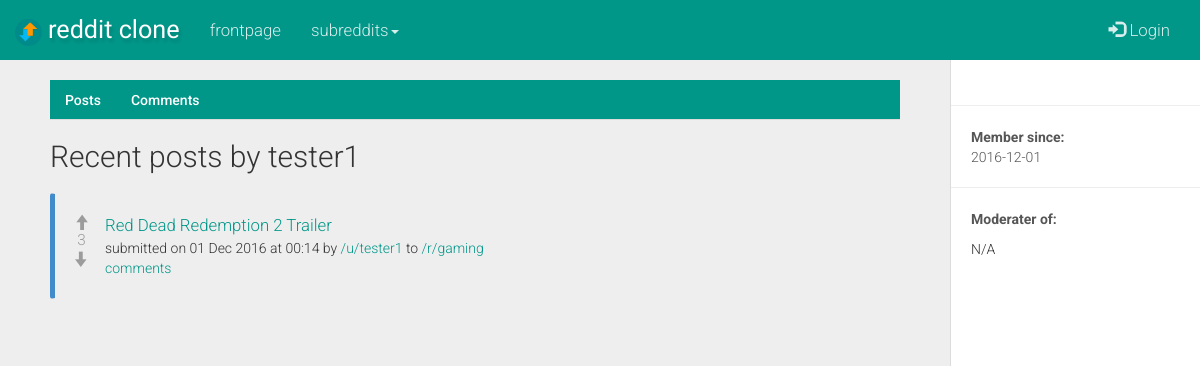
The app's page /u/tester1 with its own data.
### tables this page shows
CREATE TABLE users (
  user_id TEXT UNIQUE,
  username TEXT UNIQUE,
  password TEXT,
  created_on TEXT
);

CREATE TABLE posts (
  post_id TEXT UNIQUE,
  related_subreddit_id TEXT,
  related_subreddit_name TEXT,
  related_user_id TEXT,
  post_type TEXT,
  post_title TEXT,
  url_friendly_title TEXT,
  post_link TEXT,
  post_textarea TEXT,
  post_timestamp TEXT,
  post_votes TEXT,
  upvoted_by_user TEXT,
  downvoted_by_user TEXT
);

### app.py (the view)
@app.route('/user/<string:user>')
@app.route('/u/<string:user>')
def user(user):
  if 'username' in session:
    username = session['username']
  else:
    username = 'null'
  if user:
    con = sqlite3.connect(db_location)
    con.row_factory = sqlite3.Row
    cursor = con.cursor()
    cursor.execute("SELECT user_id, username, created_on FROM users WHERE username=?",(user, ))
    user_exists = cursor.fetchall()
    cursor.execute("SELECT * FROM posts WHERE related_user_id=? ORDER BY post_timestamp desc",(user, ))
    user_posts = cursor.fetchall()
    cursor.execute("SELECT * FROM posts")
    posts = cursor.fetchall()
    cursor.execute("SELECT * FROM comments WHERE related_user_id=? ORDER BY comment_timestamp desc",(user, ))
    user_comments = cursor.fetchall()
    cursor.execute("SELECT * from subreddits WHERE created_by_user=?",(user, ))
    mod_subs = cursor.fetchall()
    cursor.execute("SELECT post_id FROM posts WHERE upvoted_by_user LIKE ? ORDER BY post_timestamp desc",('%'+username+'%',))
    upvoted_by_user = cursor.fetchall()
    cursor.execute("SELECT post_id FROM posts WHERE downvoted_by_user LIKE ? ORDER BY post_timestamp desc",('%'+username+'%',))
    downvoted_by_user = cursor.fetchall()
    cursor.execute("SELECT post_id FROM posts WHERE upvoted_by_user LIKE ? ORDER BY cast(post_votes as REAL) desc",('%'+username+'%',))
    top_upvoted_by_user = cursor.fetchall()
    cursor.execute("SELECT post_id FROM posts WHERE downvoted_by_user LIKE ? ORDER BY cast(post_votes as REAL) desc",('%'+username+'%',))
    top_downvoted_by_user = cursor.fetchall()
    if user_exists:
      if user_posts:
        if user_posts and mod_subs:
          return render_template('user.html', user = user_exists, user_posts = user_posts, mod_subs = mod_subs, user_comments = user_comments, posts = posts, upvoted_by_user = upvoted_by_user, downvoted_by_user = downvoted_by_user)
        else:
          return render_template('user.html', user = user_exists, user_posts = user_posts, user_comments = user_comments, posts = posts, upvoted_by_user = upvoted_by_user, downvoted_by_user = downvoted_by_user)
      else:
        return render_template('user.html', user = user_exists)
    else:
      return render_template('user.html', error = user)

### app.py (called while the page is built)
@app.teardown_appcontext
def close_db_connection(exception):
  db = getattr(g, 'db', None)
  if db is not None:
    db.close()

### templates/user.html (shortened to what this page needs)
{% extends "base.html" %}
{% block body %}
  {% if user %}
    {% for user in user %}
      <div id="wrapper">
        <div id="sidebar-wrapper">
            <ul class="sidebar-nav"><br>
                <li class="sidebar-brand">
                    <strong>{{ user.username }}</strong>
                </li>
                <hr>
                <li><p class="sidebar-item"><strong>Member since:</strong> <br>{{ user.created_on[:10] }}</p></li>
                <hr>
                <li><p class="sidebar_item"><strong>Moderater of:</strong> </p></li>
                {% if mod_subs %}
                  {% for sub in mod_subs %}
                    <li><a href="{{ url_for('subreddit', subreddit=sub.subreddit_name) }}">/r/{{ sub.subreddit_name }}</a></li>
                  {% endfor %}
                {% else %}
                  <li>N/A</li>
                {% endif %}
            </ul>
        </div>
        <div id="page-content-wrapper">
            <div class="container-fluid">
                <div class="row">
                    <div class="col-lg-12">
                      <ul class="nav nav-tabs">
                        <li class="active" id="posts-tab"><a href="#posts" id="show-posts"> Posts</a></li>
                        <li id="comments-tab"><a href="#comments" id="show-comments"> Comments</a></li>
                      </ul>
                      <div class="tab-content">
                      <div id="posts" class="tab-pane fade in active">
                        <h2>Recent posts by {{ user.username }}</h2>
                        {% if user_posts %}
                        {% set upvote_count = 0 %}
                        {% set downvote_count = 0 %}
                          {% for post in user_posts %}
                           <div class="bs-callout bs-callout-primary">
                            <div class="post-votes noselect">
                              {% if session['username'] %}
                                <input type="hidden" class="upvoted-by-user" value="{{ session['username'] }}">
                                  {% if post.post_id in upvoted_by_user[upvote_count] %}
                                      <span class="glyphicon glyphicon-arrow-up prev-upvoted" id="prev-upvoted"> </span><br>
                                      {% set upvote_count = upvote_count + 1 %}
                                  {% else %}
                                      <span class="glyphicon glyphicon-arrow-up upvote" id="upvote"> </span><br>
                                  {% endif %}
                              {% else %}
                                <span class="glyphicon glyphicon-arrow-up upvote-disabled" data-toggle="modal" data-target="#vote-login"> </span><br>
                              {% endif %}
                              <span class="votes-number">{{ post.post_votes }}</span><br>
                              {% if session['username'] %}
                                <input type="hidden" class="downvoted-by-user" value="{{ session['username'] }}">
                                  {% if post.post_id in downvoted_by_user[downvote_count] %}
                                    <span class="glyphicon glyphicon-arrow-down prev-downvoted" id="prev-downvoted"> </span><br>
                                     {% set downvote_count = downvote_count + 1 %}
                                  {% else %}
                                    <span class="glyphicon glyphicon-arrow-down downvote" id="downvote"> </span><br>
                                  {% endif %}
                              {% else %}
                                <span class="glyphicon glyphicon-arrow-down downvote-disabled" data-toggle="modal" data-target="#vote-login"> </span><br>
                              {% endif %}
                            </div>
                          {% if post.post_type == 'link' %}
                            <a href="{{ ''.join([' ',post.post_link]) }}" class="sub-list-link" target="_blank">{{ post.post_title }} </a><br>
                          {% else %}
                            <a href="{{ url_for('comments_section', subreddit = post.related_subreddit_name, post_id = post.post_id, post_title = post.url_friendly_title) }}" class="sub-list-link">{{ post.post_title }} <span class="#"></span></a><br>
                          {% endif %}
                            <small>submitted on {{ post.post_timestamp }} by <a href="{{ url_for('user',user=post.related_user_id) }}">/u/{{ post.related_user_id }}</a> to <a href="{{ url_for('subreddit',subreddit=post.related_subreddit_name) }}">/r/{{ post.related_subreddit_name }}</a> </small>
                            <br><small><a href="{{ url_for('comments_section', subreddit = post.related_subreddit_name, post_id = post.post_id, post_title = post.url_friendly_title) }}">comments</a></small>
                          </div>
                          {% endfor %}
                        {% else %}
                          <div class="alert alert-warning">
                            {{ user.username }}  has not posted anything yet.
                          </div>
                        {% endif %}
                      </div>
                    </div>
                </div>
            </div>
        </div>
    </div>
    {% endfor %}
  {% else %}
    {% if error %}
      <div class="alert alert-warning" role="alert">
        <strong>Oops! </strong>User '<strong>{{ error }}</strong>' does not exist
      </div>
    {% endif %}
  {% endif %}
{% endblock %}

### static/css/style.css (style rules this page uses)
small { font-size: 100%; }
.post-votes { float: left; width: 40px; height: 50px; text-align: center; padding-right: 7px; margin-left: -10px; font-size: 1.1em; }
.votes-number { color: #9c9c9c; }
.upvote-disabled { cursor: pointer; color: #9c9c9c; }
.downvote-disabled { cursor: pointer; color: #9c9c9c; }
.bs-callout { padding: 20px; margin: 20px 0; border: 1px solid #eee; border-left-width: 5px; border-radius: 3px; }
.bs-callout-primary { border-left-color: #428bca; }
.sub-list-link { font-size: 1.2em; }
#sidebar-wrapper { position: fixed !important; top: 0px; overflow-y: scroll !important; }
#page-content-wrapper { position: relative !important; }
.bs-callout > small { white-space: pre; }
.noselect { -webkit-touch-callout: none; -webkit-user-select: none; -khtml-user-select: none; -moz-user-select: none; -ms-user-select: none; user-select: none; }

### static/css/sidebar.css (style rules this page uses)
body { overflow-x: hidden; }
#wrapper { margin-top: -20px; padding-left: 0; -webkit-transition: all 0.5s ease; -moz-transition: all 0.5s ease; -o-transition: all 0.5s ease; transition: all 0.5s ease; }
#sidebar-wrapper { z-index: 1000; position: absolute; right: 0px; width: 0; height: 100%; margin-left: -250px; overflow: hidden; background: #fff; border-left: 1px solid #dcdcdc; -webkit-transition: all 0.5s ease; -moz-transition: all 0.5s ease; -o-transition: all 0.5s ease; transition: all 0.5s ease; }
#page-content-wrapper { width: 100%; position: absolute; padding: 15px; }
.sidebar-nav { position: absolute; top: 0; width: 250px; margin: 0; padding: 0; list-style: none; }
.sidebar-nav li { margin: 0px 20px 0px 20px; }
.sidebar-nav li p { color:#565656; word-wrap: break-word; }
.sidebar-nav > .sidebar-brand { height: 65px; font-size: 18px; line-height: 60px; }
@media (min-width:1024px) { #wrapper { margin-top: -20px; padding-right: 250px; } }
@media (min-width:1024px) { #sidebar-wrapper { width: 250px; } }
@media (min-width:1024px) { #page-content-wrapper { padding: 20px; position: relative; } }

### records on screen
users: created_on "2016-12-01", username "tester1"
posts: post_votes "3", post_title "Red Dead Redemption 2 Trailer", post_timestamp "01 Dec 2016 at 00:14", related_user_id "tester1", related_subreddit_name "gaming"
